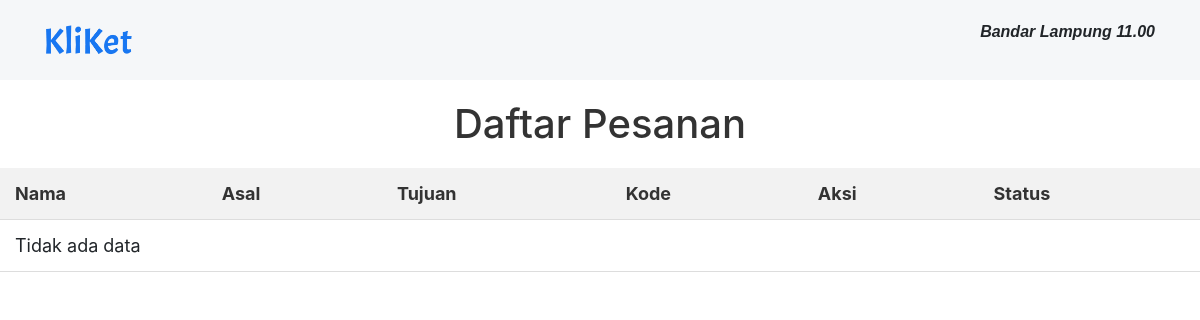
The app's page /data11.php (signed in), older data.
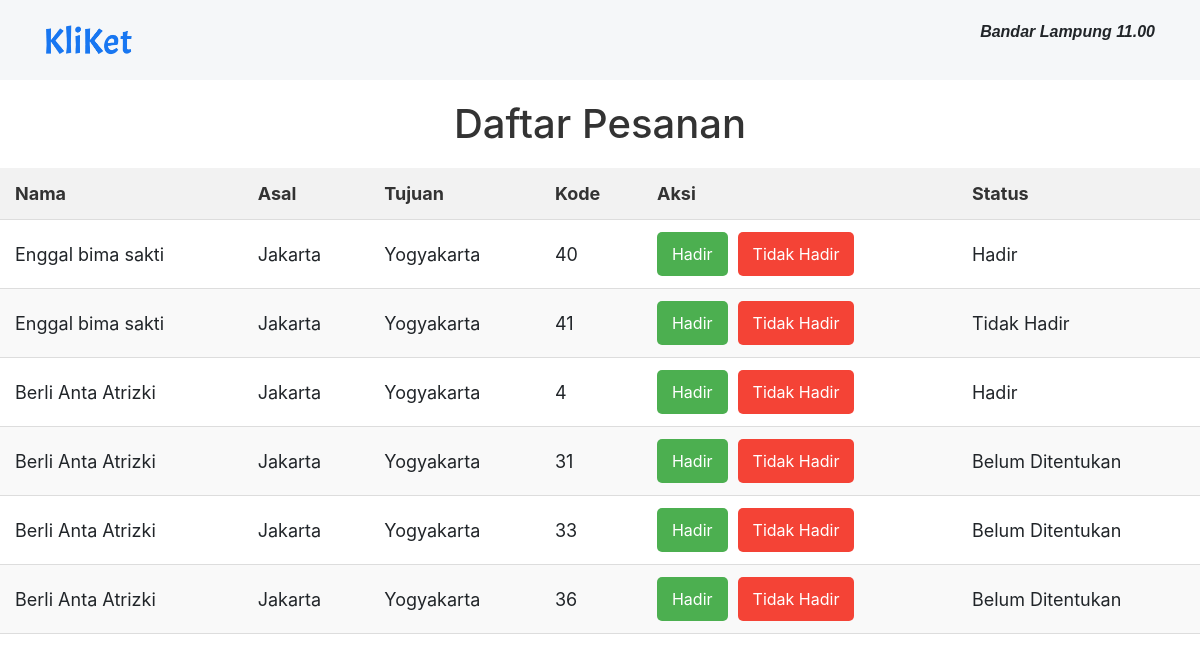
The same page, newer data.
### tables this page shows
CREATE TABLE `tiket` (
  `tiketID` int(11) NOT NULL,
  `ruteID` int(11) NOT NULL,
  `userID` int(11) NOT NULL,
  `pembayaran` int(11) DEFAULT NULL,
  `status_kehadiran` varchar(20) DEFAULT 'Belum Ditentukan'
);

CREATE TABLE `pengguna` (
  `userid` int(11) NOT NULL,
  `username` varchar(255) NOT NULL,
  `nama` varchar(255) NOT NULL,
  `email` varchar(255) NOT NULL
);

CREATE TABLE `rute` (
  `ruteID` int(11) NOT NULL,
  `waktu_berangkat` time NOT NULL,
  `asal` varchar(255) NOT NULL,
  `tanggal_berangkat` date NOT NULL,
  `tujuan` varchar(255) DEFAULT NULL
);

### data11.php (the view, shortened to what this page needs)
<?php
include 'database/koneksi.php';
?>
<!DOCTYPE html>
<html>
<head>
    <link rel="stylesheet" href="https://stackpath.bootstrapcdn.com/bootstrap/4.5.2/css/bootstrap.min.css">
    <link rel="stylesheet" href="css/stylePetugas.css">
</head>
<body>
    <div class="navbar">
        <div class="container">
            <a href="indexpetugas.php"><img src="img/Kliket-logo-blue.png" class="logo"></a>
            <ul class="nav-items">
                <li><em>Bandar Lampung 11.00</em></li>
            </ul>
        </div>
    </div>
    <h1>Daftar Pesanan</h1>
    <table class="order-table">
        <thead>
            <tr>
                <th>Nama</th>
                <th>Asal</th>
                <th>Tujuan</th>
                <th>Kode</th>
                <th>Aksi</th>
                <th>Status</th>
            </tr>
        </thead>
        <tbody>
            <?php
            $sql = "SELECT pengguna.nama, rute.asal, rute.tujuan, tiket.tiketID, tiket.status_kehadiran
                    FROM tiket
                    JOIN pengguna ON tiket.userID = pengguna.userID
                    JOIN rute ON tiket.ruteID = rute.ruteID
                    WHERE rute.waktu_berangkat = '11:00' AND tiket.pembayaran = 1";
            $result = $conn->query($sql);
            if ($result->num_rows > 0) {
                while($row = $result->fetch_assoc()) {
                    echo "<tr>";
                    echo "<td>" . $row["nama"] . "</td>";
                    echo "<td>" . $row["asal"] . "</td>";
                    echo "<td>" . $row["tujuan"] . "</td>";
                    echo "<td>" . $row["tiketID"] . "</td>";
                    echo '<td>
                            <button class="action-button hadir" onclick="updateStatus(this, \'Hadir\')">Hadir</button>
                            <button class="action-button tidak-hadir" onclick="updateStatus(this, \'Tidak Hadir\')">Tidak Hadir</button>
                          </td>';
                    echo '<td class="status">' . $row["status_kehadiran"] . '</td>';
                    echo "</tr>";
                }
            } else {
                echo "<tr><td colspan='6'>Tidak ada data</td></tr>";
            }
            ?>
        </tbody>
    </table>
</body>
</html>

Row changes from the older to the newer data that the page shows:
added tiket: pengguna.nama "Enggal bima sakti", ruteID.asal "Jakarta", ruteID.tujuan "Yogyakarta", tiketID "40", status_kehadiran "Hadir"
added tiket: pengguna.nama "Enggal bima sakti", ruteID.asal "Jakarta", ruteID.tujuan "Yogyakarta", tiketID "41", status_kehadiran "Tidak Hadir"
now on this page (row edited): tiket: pengguna.nama "Berli Anta Atrizki", ruteID.asal "Jakarta", ruteID.tujuan "Yogyakarta", tiketID "4", status_kehadiran "Hadir"
now on this page (row unchanged): tiket: pengguna.nama "Berli Anta Atrizki", ruteID.asal "Jakarta", ruteID.tujuan "Yogyakarta", tiketID "31", status_kehadiran "Belum Ditentukan"
now on this page (row unchanged): tiket: pengguna.nama "Berli Anta Atrizki", ruteID.asal "Jakarta", ruteID.tujuan "Yogyakarta", tiketID "33", status_kehadiran "Belum Ditentukan"
now on this page (row unchanged): tiket: pengguna.nama "Berli Anta Atrizki", ruteID.asal "Jakarta", ruteID.tujuan "Yogyakarta", tiketID "36", status_kehadiran "Belum Ditentukan"
Text that changed along with them:
text no longer shown: "Tidak ada data"
